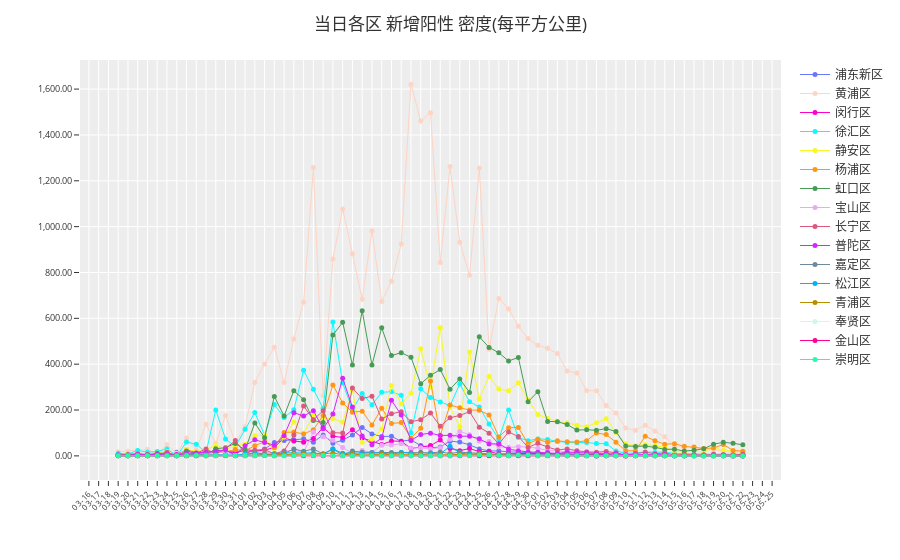

The cell this chart's notebook holds for it:
### Code cell
fig = go.Figure()

fig = px.line(df, x="Date", y="AreaDensity", color="District", markers=True,
              color_discrete_sequence=px.colors.qualitative.Light24[2:],
              category_orders={'District': DISTRICT_ORDER},
              render_mode="svg",
             )

fig.update_traces(line=dict(width=1.0), marker=dict(size=5), connectgaps=False)

fig.update_xaxes(dtick="D1", tickformat="%m-%d", tickangle=-45, tickfont=dict(size=8), title='')
fig.update_yaxes(tickfont=dict(size=9), title='')
fig.update_layout(yaxis_tickformat=",.2f")
fig.update_layout(title="当日各区 新增阳性 密度(每平方公里)")
fig.update_layout(template="ggplot2")
fig.update_layout(legend={'title_text': ''})

fig.show()
